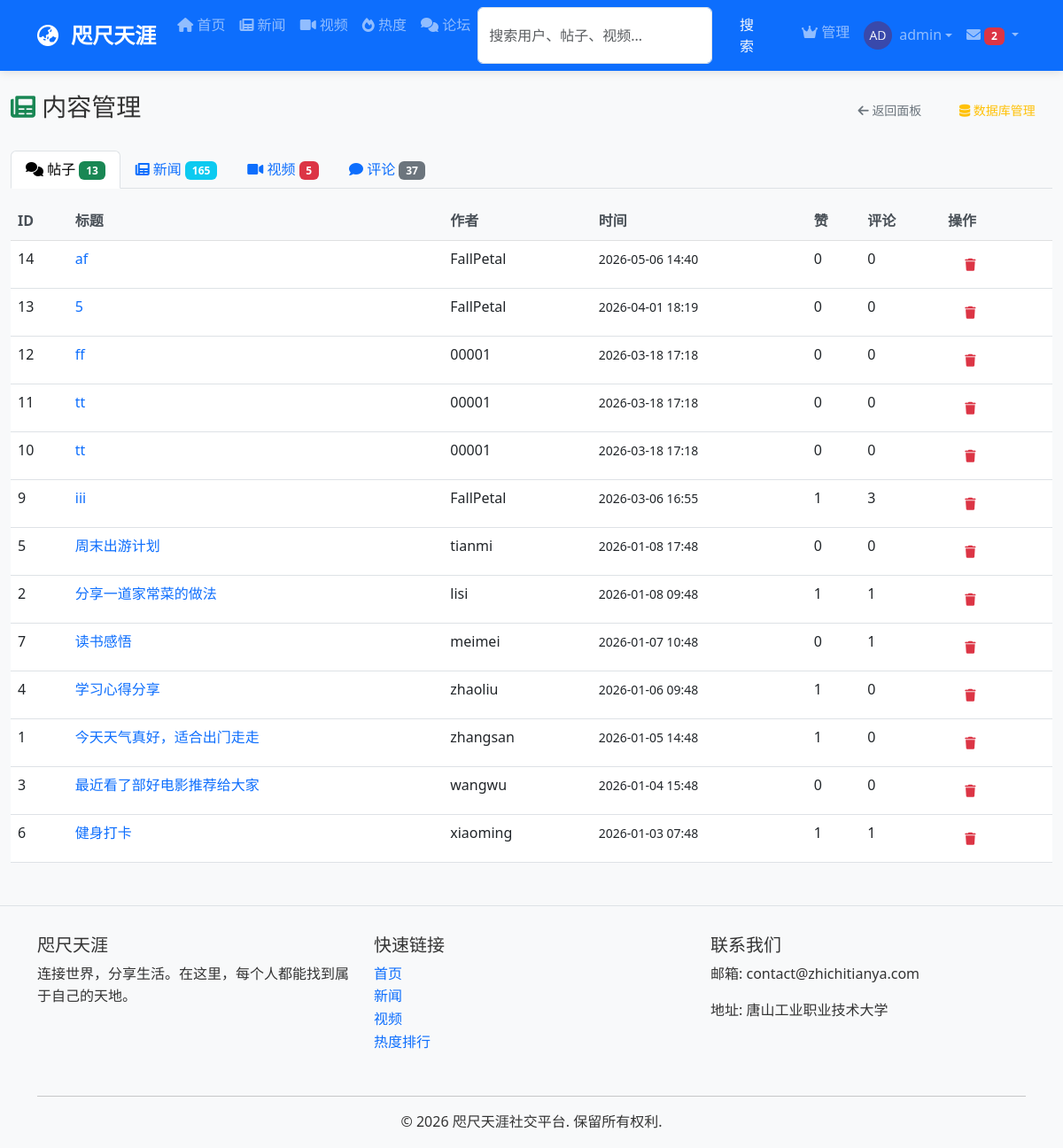
Page /admin/content (signed in) on the committed database.
### models/__init__.py (models this page shows, shortened)
class User(UserMixin, db.Model):
    __tablename__ = 'users'
    id = db.Column(db.Integer, primary_key=True)
    username = db.Column(db.String(80), unique=True, nullable=False)
    email = db.Column(db.String(120), unique=True, nullable=False)
    password_hash = db.Column(db.String(120), nullable=False)
    avatar = db.Column(db.String(200), default='default_avatar.png')
    bio = db.Column(db.Text, default='')
    location = db.Column(db.String(100))
    website = db.Column(db.String(200))
    is_active = db.Column(db.Boolean, default=True)  # 用户是否被封禁
    is_banned = db.Column(db.Boolean, default=False)  # 是否被完全封禁
    can_post = db.Column(db.Boolean, default=True)    # 是否可以发帖
    can_video = db.Column(db.Boolean, default=True)   # 是否可以发视频
    can_comment = db.Column(db.Boolean, default=True)  # 是否可以评论
    is_admin = db.Column(db.Boolean, default=False)   # 是否为管理员
    join_date = db.Column(FlexibleDateTime, default=datetime.now)
    last_seen = db.Column(FlexibleDateTime, default=datetime.now)
    posts = db.relationship('Post', backref='author',
                            lazy=True, foreign_keys='Post.author_id')
    videos = db.relationship('Video', backref='uploader',
                             lazy=True, foreign_keys='Video.uploader_id')
    comments = db.relationship(
        'Comment', lazy=True, foreign_keys='Comment.author_id')
    sent_messages = db.relationship(
        'Message', backref='sender', lazy=True, foreign_keys='Message.sender_id')
    received_messages = db.relationship(
        'Message', backref='recipient', lazy=True, foreign_keys='Message.recipient_id')
    followers = db.relationship(
        'User', secondary='follows',
        primaryjoin='(Follows.followed_id == User.id)',  # 被关注的人
        secondaryjoin='(Follows.follower_id == User.id)',  # 关注者
        backref=db.backref('followed', lazy='dynamic'),
        lazy='dynamic'
    )
    post_likes = db.relationship('PostLike', backref='user', lazy=True)
    video_likes = db.relationship('VideoLike', backref='user', lazy=True)
    def unread_messages_count(self):
        return Message.query.filter_by(
            recipient_id=self.id,
            is_read=False
        ).count()

class Post(db.Model):
    __tablename__ = 'posts'
    id = db.Column(db.Integer, primary_key=True)
    title = db.Column(db.String(200), nullable=False)
    content = db.Column(db.Text, nullable=False)
    image_url = db.Column(db.String(200))  # 帖子配图
    video_url = db.Column(db.String(200))  # 帖子视频
    timestamp = db.Column(FlexibleDateTime, index=True,
                          default=datetime.now)
    updated_at = db.Column(FlexibleDateTime, default=datetime.now)  # 最后更新时间
    author_id = db.Column(db.Integer, db.ForeignKey('users.id'))
    likes_count = db.Column(db.Integer, default=0)
    comments_count = db.Column(db.Integer, default=0)
    post_comments = db.relationship(
        'Comment', lazy=True, foreign_keys='Comment.post_id')
    likes = db.relationship('PostLike', backref='post', lazy=True)

### app.py (the view)
@app.route('/admin/content')
@login_required
def admin_content():
    if not current_user.is_admin:
        flash('您没有权限访问此页面', 'danger')
        return redirect(url_for('index'))
    posts = Post.query.order_by(Post.timestamp.desc()).all()
    all_videos = Video.query.order_by(Video.timestamp.desc()).all()
    all_news = News.query.order_by(News.timestamp.desc()).all()
    all_comments = Comment.query.order_by(Comment.timestamp.desc()).all()
    return render_template('admin_dashboard/content.html',
                           posts=posts, videos=all_videos,
                           news_list=all_news, comments=all_comments)

### app.py (called while the page is built)
@login_manager.user_loader
def load_user(user_id):
    return User.query.get(int(user_id))

@app.before_request
def check_user_permissions():
    if current_user.is_authenticated:
        if current_user.is_banned:
            from flask_login import logout_user
            logout_user()
            flash('您的账户已被封禁，请联系管理员解封。', 'danger')
            return redirect(url_for('login'))
        request_path = request.path
        if not current_user.can_post and request_path in ['/create_post', '/edit_post']:
            flash('您的发帖功能已被封禁，请联系管理员解封。', 'danger')
            return redirect(url_for('index'))
        if not current_user.can_video and request_path in ['/upload_video', '/edit_video']:
            flash('您的视频上传功能已被封禁，请联系管理员解封。', 'danger')
            return redirect(url_for('index'))
        if not current_user.can_comment and 'add_comment' in request_path:
            flash('您的评论功能已被封禁，请联系管理员解封。', 'danger')
            return redirect(request.referrer or url_for('index'))

@app.template_global()
def get_avatar_url(avatar_filename):
    if not avatar_filename:
        return "/static/uploads/avatars/default_avatar.png"
    avatar_filename = avatar_filename.replace('/static/uploads/avatars/', '').replace(
        'static/uploads/avatars/', '').replace('uploads/avatars/', '')
    return f"/static/uploads/avatars/{avatar_filename}"

@app.context_processor
def inject_news_utils():
    def get_last_news_update():
        """获取最新新闻的更新时间"""
        latest_news = News.query.order_by(News.timestamp.desc()).first()
        if latest_news:
            return latest_news.timestamp.strftime('%Y-%m-%d %H:%M')
        return None
    return dict(get_last_news_update=get_last_news_update)

### models/__init__.py (called while the page is built, shortened)
    def process_result_value(self, value, dialect):
        if value is None or value == '':
            return datetime.now()  # 使用本地时间
        return value

### templates/admin_dashboard/content.html (shortened to what this page needs)
{% extends "base.html" %} {% block title %}内容管理 - 管理员面板{% endblock %}
{% block content %}
<div class="container-fluid mt-4">
  <div class="d-flex justify-content-between align-items-center mb-4">
    <h3><i class="fas fa-newspaper text-success"></i> 内容管理</h3>
    <div>
      <a href="{{ url_for('admin') }}" class="btn btn-outline-secondary btn-sm"
        ><i class="fas fa-arrow-left"></i> 返回面板</a
      >
      <a href="/dbadmin/" class="btn btn-outline-warning btn-sm" target="_blank"
        ><i class="fas fa-database"></i> 数据库管理</a
      >
    </div>
  </div>
  <ul class="nav nav-tabs mb-3" role="tablist">
    <li class="nav-item">
      <a class="nav-link active" data-bs-toggle="tab" href="#postsTab"
        ><i class="fas fa-comments"></i> 帖子
        <span class="badge bg-success">{{ posts|length }}</span></a
      >
    </li>
    <li class="nav-item">
      <a class="nav-link" data-bs-toggle="tab" href="#newsTab"
        ><i class="fas fa-newspaper"></i> 新闻
        <span class="badge bg-info">{{ news_list|length }}</span></a
      >
    </li>
    <li class="nav-item">
      <a class="nav-link" data-bs-toggle="tab" href="#videosTab"
        ><i class="fas fa-video"></i> 视频
        <span class="badge bg-danger">{{ videos|length }}</span></a
      >
    </li>
    <li class="nav-item">
      <a class="nav-link" data-bs-toggle="tab" href="#commentsTab"
        ><i class="fas fa-comment"></i> 评论
        <span class="badge bg-secondary">{{ comments|length }}</span></a
      >
    </li>
  </ul>
  <div class="tab-content">
    <div class="tab-pane fade show active" id="postsTab">
      <div class="card">
        <div class="card-body p-0">
          <div class="table-responsive">
            <table class="table table-hover mb-0">
              <thead class="table-light">
                <tr>
                  <th>ID</th>
                  <th>标题</th>
                  <th>作者</th>
                  <th>时间</th>
                  <th>赞</th>
                  <th>评论</th>
                  <th>操作</th>
                </tr>
              </thead>
              <tbody>
                {% for post in posts %}
                <tr>
                  <td>{{ post.id }}</td>
                  <td>
                    <a
                      href="{{ url_for('post_detail', post_id=post.id) }}"
                      class="text-decoration-none"
                      >{{ post.title[:40] }}</a
                    >
                  </td>
                  <td>{{ post.author.username if post.author else '未知' }}</td>
                  <td>
                    <small
                      >{{ post.timestamp.strftime('%Y-%m-%d %H:%M') if
                      post.timestamp else '' }}</small
                    >
                  </td>
                  <td>{{ post.likes_count }}</td>
                  <td>{{ post.comments_count }}</td>
                  <td>
                    <form
                      action="{{ url_for('admin_delete_post', post_id=post.id) }}"
                      method="POST"
                      style="display: inline"
                      onsubmit="return confirm('确定删除此帖子？')"
                    >
                      <button
                        type="submit"
                        class="btn btn-sm btn-outline-danger"
                      >
                        <i class="fas fa-trash"></i>
                      </button>
                    </form>
                  </td>
                </tr>
                {% endfor %}
              </tbody>
            </table>
          </div>
        </div>
      </div>
    </div>
  </div>
</div>
{% endblock %}

### templates/base.html (shortened to what this page needs)
<!DOCTYPE html>
<html lang="zh-CN">
  <head>
    <link
      href="{{ url_for('static', filename='css/bootstrap.min.css') }}"
      rel="stylesheet"
    />
    <link
      rel="stylesheet"
      href="{{ url_for('static', filename='css/style.css') }}"
    />
    <link
      rel="stylesheet"
      href="https://cdnjs.cloudflare.com/ajax/libs/font-awesome/6.0.0/css/all.min.css"
    />
  </head>
  <body>
    <nav class="navbar navbar-expand-lg navbar-dark bg-primary sticky-top">
      <div class="container">
        <a class="navbar-brand" href="{{ url_for('index') }}">
          <i class="fas fa-globe-asia me-2"></i> 咫尺天涯
        </a>
        <div class="collapse navbar-collapse" id="navbarNav">
          <ul class="navbar-nav me-auto">
            <li class="nav-item">
              <a class="nav-link" href="{{ url_for('index') }}"
                ><i class="fas fa-home"></i> 首页</a
              >
            </li>
            <li class="nav-item">
              <a class="nav-link" href="{{ url_for('news') }}"
                ><i class="fas fa-newspaper"></i> 新闻</a
              >
            </li>
            <li class="nav-item">
              <a class="nav-link" href="{{ url_for('videos') }}"
                ><i class="fas fa-video"></i> 视频</a
              >
            </li>
            <li class="nav-item">
              <a class="nav-link" href="{{ url_for('trending') }}"
                ><i class="fas fa-fire"></i> 热度</a
              >
            </li>
            <li class="nav-item">
              <a class="nav-link" href="{{ url_for('forum') }}"
                ><i class="fas fa-comments"></i> 论坛</a
              >
            </li>
            <li class="nav-item">
              <form
                class="d-flex"
                action="{{ url_for('search') }}"
                method="get"
              >
                <input
                  class="form-control me-2"
                  type="search"
                  name="q"
                  placeholder="搜索用户、帖子、视频..."
                  aria-label="Search"
                />
                <button class="btn btn-outline-light" type="submit">
                  搜索
                </button>
              </form>
            </li>
          </ul>
          <ul class="navbar-nav ms-auto">
            {% if current_user.is_authenticated %} {% if current_user.is_admin
            %}
            <li class="nav-item">
              <a class="nav-link" href="{{ url_for('admin') }}"
                ><i class="fas fa-crown"></i> 管理</a
              >
            </li>
            {% endif %}
            <li class="nav-item dropdown">
              <a
                class="nav-link dropdown-toggle d-flex align-items-center"
                href="#"
                id="navbarDropdown"
                role="button"
                data-bs-toggle="dropdown"
              >
                <img
                  src="{{ get_avatar_url(current_user.avatar) }}"
                  class="user-avatar-sm me-2"
                  alt="头像"
                />
                {{ current_user.username }}
              </a>
            </li>
            {% endif %}
          </ul>
          {% if current_user.is_authenticated %}
          <ul class="navbar-nav">
            <li class="nav-item dropdown">
              <a
                class="nav-link dropdown-toggle"
                href="#"
                id="messagesDropdown"
                role="button"
                data-bs-toggle="dropdown"
                aria-expanded="false"
              >
                <i class="fas fa-envelope"></i>
                {% if current_user.unread_messages_count() > 0 %}
                <span class="badge bg-danger"
                  >{{ current_user.unread_messages_count() }}</span
                >
                {% endif %}
              </a>
                {% set unread_messages = [] %} {% for msg in
                current_user.received_messages %} {% if not msg.is_read %} {% if
                unread_messages|length < 5 %} {% set _ =
                unread_messages.append(msg) %} {% endif %} {% endif %} {% endfor
                %}
            </li>
          </ul>
          {% endif %}
        </div>
      </div>
    </nav>
    <main>{% block content %}{% endblock %}</main>
    <footer class="footer mt-5 py-4 bg-light">
      <div class="container">
        <div class="row">
          <div class="col-md-4 mb-3">
            <h5>咫尺天涯</h5>
            <p>连接世界，分享生活。在这里，每个人都能找到属于自己的天地。</p>
          </div>
          <div class="col-md-4 mb-3">
            <h5>快速链接</h5>
            <ul class="list-unstyled">
              <li>
                <a href="{{ url_for('index') }}" class="text-decoration-none"
                  >首页</a
                >
              </li>
              <li>
                <a href="{{ url_for('news') }}" class="text-decoration-none"
                  >新闻</a
                >
              </li>
              <li>
                <a href="{{ url_for('videos') }}" class="text-decoration-none"
                  >视频</a
                >
              </li>
              <li>
                <a href="{{ url_for('trending') }}" class="text-decoration-none"
                  >热度排行</a
                >
              </li>
            </ul>
          </div>
          <div class="col-md-4 mb-3">
            <h5>联系我们</h5>
            <p>邮箱: contact@zhichitianya.com</p>
            <p>地址: 唐山工业职业技术大学</p>
          </div>
        </div>
        <hr />
        <div class="text-center">
          <p class="mb-0">&copy; 2026 咫尺天涯社交平台. 保留所有权利.</p>
        </div>
      </div>
    </footer>
  </body>
</html>

### static/css/style.css (style rules this page uses)
:root { --primary-color: #0d6efd; --secondary-color: #6c757d; --success-color: #198754; --info-color: #0dcaf0; --warning-color: #ffc107; --danger-color: #dc3545; --light-color: #f8f9fa; --dark-color: #212529; }
body { font-family: 'Segoe UI', Tahoma, Geneva, Verdana, sans-serif; background-color: #f8f9fa; color: #333; line-height: 1.6; padding-top: 0; margin: 0; }
.navbar { box-shadow: 0 2px 10px rgba(0,0,0,.1); z-index: 1000; }
.navbar-brand { font-weight: 700; font-size: 1.5rem; }
.card { border: none; border-radius: 12px; transition: transform 0.3s ease, box-shadow 0.3s ease; background-color: #ffffff; }
.card-body { padding: 1.5rem; }
.btn { border-radius: 8px; padding: 0.5rem 1.2rem; font-weight: 500; transition: all 0.3s ease; border: none; }
.table { margin-bottom: 0; }
.table th { font-weight: 600; color: #495057; border-top: none; }
.footer { background-color: #f8f9fa !important; border-top: 1px solid #dee2e6; margin-top: 3rem; padding-top: 2rem !important; padding-bottom: 1rem !important; }
.user-avatar-sm { width: 32px; height: 32px; border-radius: 50%; object-fit: cover; }

### templates/base.html (style rules this page uses)
.user-avatar-sm { width: 32px; height: 32px; border-radius: 50%; object-fit: cover; }

### rows in the picture
User: avatar (picture), username "admin"
Post: id "14", title "af", author "FallPetal", timestamp "2026-05-06 14:40", likes_count "0", comments_count "0"
Post: id "13", title "5", author "FallPetal", timestamp "2026-04-01 18:19", likes_count "0", comments_count "0"
Post: id "12", title "ff", author "00001", timestamp "2026-03-18 17:18", likes_count "0", comments_count "0"
Post: id "11", title "tt", author "00001", timestamp "2026-03-18 17:18", likes_count "0", comments_count "0"
Post: id "10", title "tt", author "00001", timestamp "2026-03-18 17:18", likes_count "0", comments_count "0"
Post: id "9", title "iii", author "FallPetal", timestamp "2026-03-06 16:55", likes_count "1", comments_count "3"
Post: id "5", title "周末出游计划", author "tianmi", timestamp "2026-01-08 17:48", likes_count "0", comments_count "0"
Post: id "2", title "分享一道家常菜的做法", author "lisi", timestamp "2026-01-08 09:48", likes_count "1", comments_count "1"
Post: id "7", title "读书感悟", author "meimei", timestamp "2026-01-07 10:48", likes_count "0", comments_count "1"
Post: id "4", title "学习心得分享", author "zhaoliu", timestamp "2026-01-06 09:48", likes_count "1", comments_count "0"
Post: id "1", title "今天天气真好，适合出门走走", author "zhangsan", timestamp "2026-01-05 14:48", likes_count "1", comments_count "0"
Post: id "3", title "最近看了部好电影推荐给大家", author "wangwu", timestamp "2026-01-04 15:48", likes_count "0", comments_count "0"
Post: id "6", title "健身打卡", author "xiaoming", timestamp "2026-01-03 07:48", likes_count "1", comments_count "1"

### other values in the picture
{{ current_user.unread_messages_count() }} "2"
{{ posts|length }} "13"
{{ news_list|length }} "165"
{{ videos|length }} "5"
{{ comments|length }} "37"
